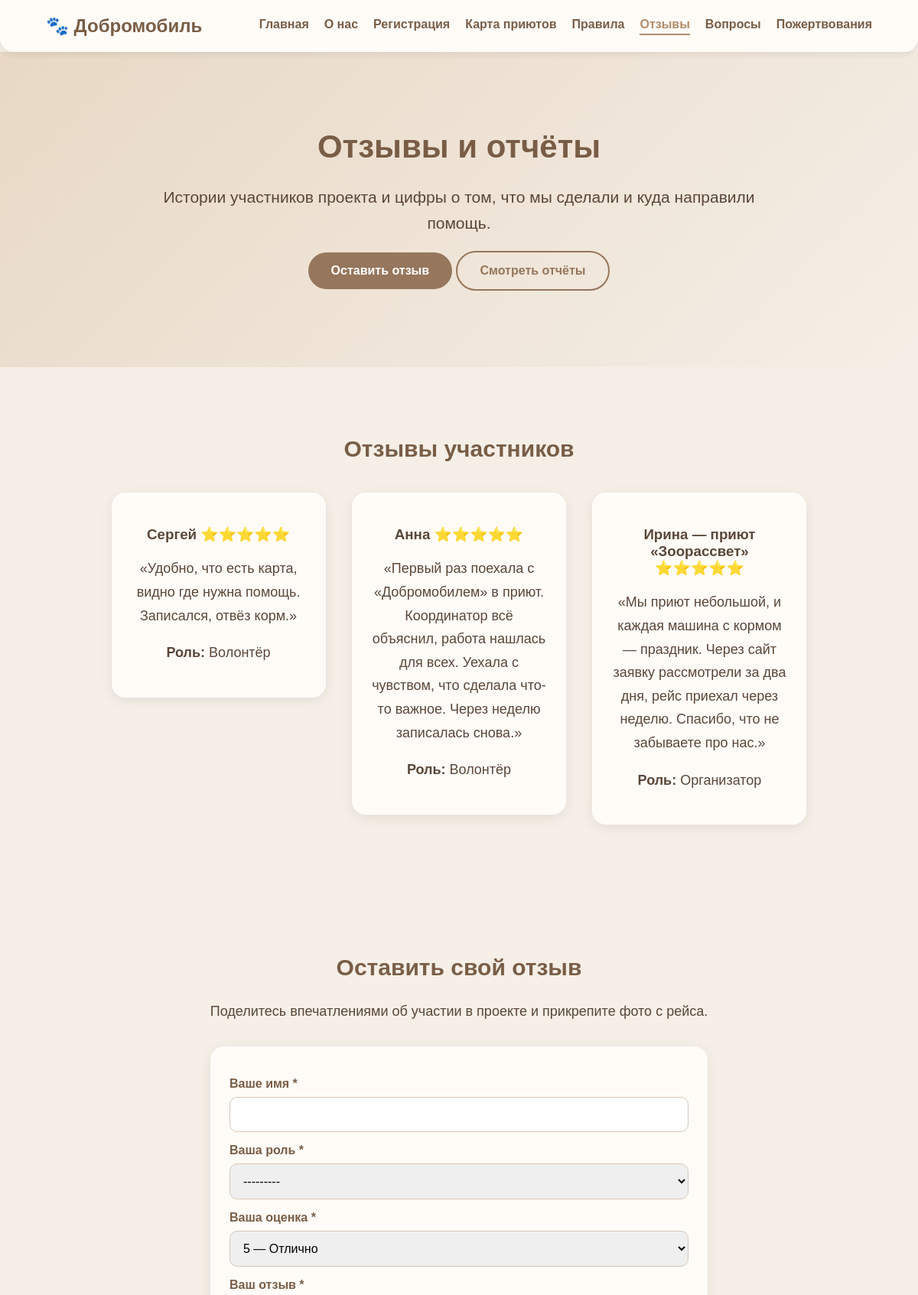
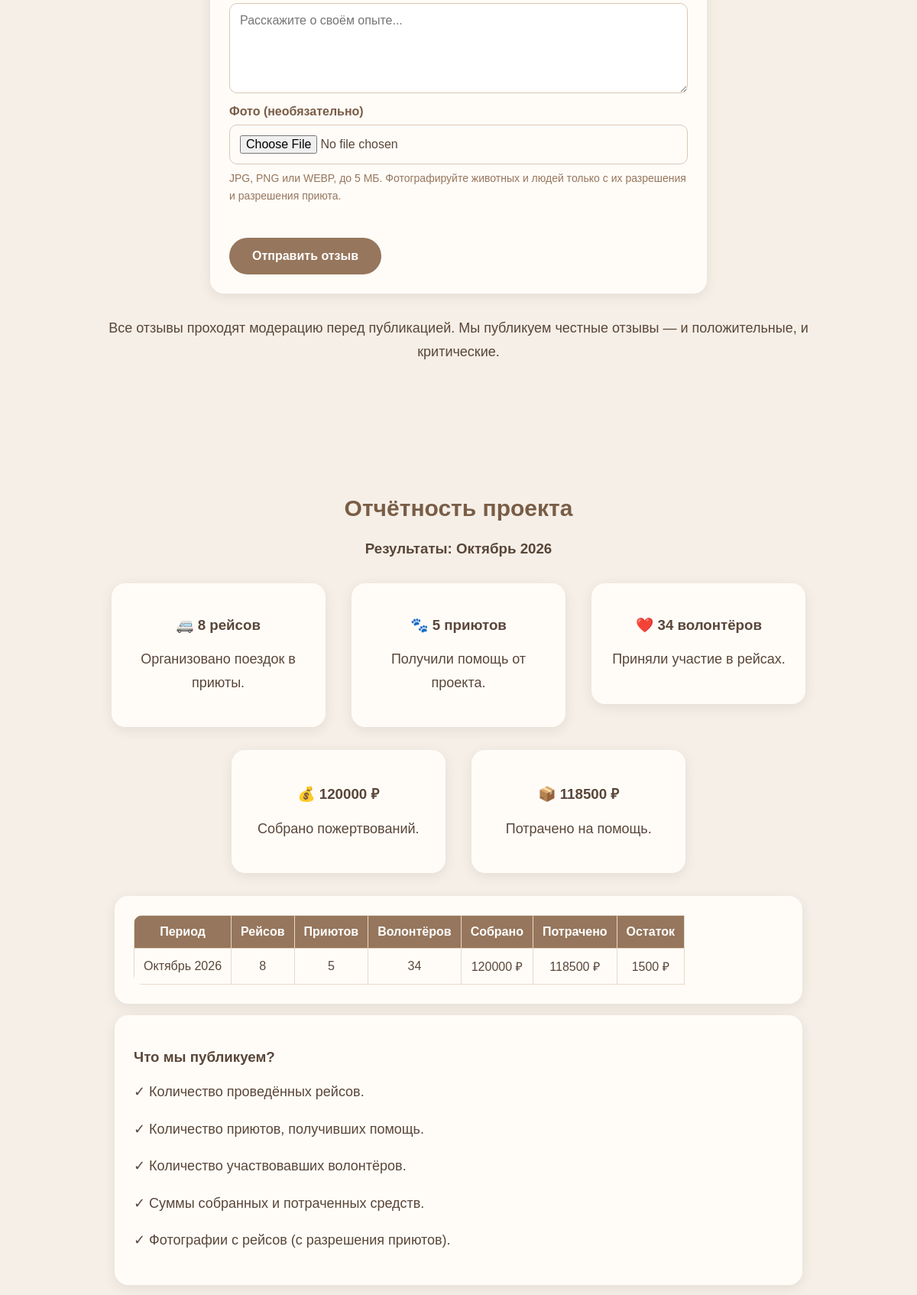
The app's page /reviews/ (upper part) with its own data (2 pictures, top to bottom).
### core/models.py (models this page shows, shortened)
class Review(models.Model):
    name = models.CharField('Имя', max_length=150)
    role = models.CharField('Роль', max_length=20, choices=Profile.ROLE_CHOICES)
    user = models.ForeignKey(
        User, on_delete=models.SET_NULL, null=True, blank=True,
        related_name='reviews', verbose_name='Пользователь'
    )
    text = models.TextField('Текст отзыва')
    rating = models.PositiveSmallIntegerField(
        'Оценка (1–5)', default=5, validators=[MinValueValidator(1), MaxValueValidator(5)]
    )
    photo = models.ImageField('Фото', upload_to='reviews/%Y/%m/', blank=True)
    is_published = models.BooleanField('Опубликован', default=False)
    created_at = models.DateTimeField('Создано', auto_now_add=True)
    class Meta:
        verbose_name = 'Отзыв'
        verbose_name_plural = 'Отзывы'
        ordering = ['-created_at']
    def stars(self):
        return '⭐' * self.rating

class MonthlyReport(models.Model):
    period = models.CharField('Период', max_length=50, help_text='Например: «Октябрь 2026»')
    period_start = models.DateField('Начало периода', help_text='Для сортировки')
    trips = models.PositiveIntegerField('Рейсов', default=0)
    shelters = models.PositiveIntegerField('Приютов', default=0)
    volunteers = models.PositiveIntegerField('Волонтёров', default=0)
    collected = models.PositiveIntegerField('Собрано, ₽', default=0)
    spent = models.PositiveIntegerField('Потрачено, ₽', default=0)
    comment = models.TextField('Комментарий', blank=True)
    is_published = models.BooleanField('Опубликован', default=True)
    class Meta:
        verbose_name = 'Отчёт'
        verbose_name_plural = 'Отчёты'
        ordering = ['-period_start']
    def balance(self):
        return self.collected - self.spent

### core/views.py (the view)
# urls.py: path('reviews/', views.reviews, name='reviews'),           # Отзывы + отчёты
def reviews(request):
    if request.method == 'POST':
        form = ReviewForm(request.POST, request.FILES)
        if form.is_valid():
            review = form.save(commit=False)
            review.user = request.user if request.user.is_authenticated else None
            review.is_published = False  # сначала модерация
            review.save()
            messages.success(request, 'Спасибо за отзыв! Он появится на сайте после проверки модератором.')
            return redirect('/reviews/#leave-review')
    else:
        initial = {}
        if request.user.is_authenticated:
            initial['name'] = request.user.first_name or request.user.username
            if get_role(request.user):
                initial['role'] = get_role(request.user)
        form = ReviewForm(initial=initial)
    reports_list = MonthlyReport.objects.filter(is_published=True)
    return render(request, 'core/reviews.html', {
        'reviews': Review.objects.filter(is_published=True)[:30],
        'form': form,
        'latest_report': reports_list.first(),
        'reports': reports_list,
        'photos': Review.objects.filter(is_published=True).exclude(photo='')[:8],
    })

### core/forms.py (shortened to what this page needs)
class ReviewForm(forms.ModelForm):
    class Meta:
        model = Review
        fields = ('name', 'role', 'rating', 'text', 'photo')
        labels = {'name': 'Ваше имя', 'role': 'Ваша роль', 'rating': 'Ваша оценка',
                  'text': 'Ваш отзыв', 'photo': 'Фото (необязательно)'}
        widgets = {
            'rating': forms.Select(choices=[(5, '5 — Отлично'), (4, '4 — Хорошо'), (3, '3 — Нормально'),
                                            (2, '2 — Плохо'), (1, '1 — Очень плохо')]),
            'text': forms.Textarea(attrs={'rows': 5, 'placeholder': 'Расскажите о своём опыте...'}),
            'photo': forms.ClearableFileInput(attrs={'accept': 'image/*'}),
        }

### core/context_processors.py (called while the page is built)
def site(request):
    match = getattr(request, 'resolver_match', None)
    name = match.url_name if match else ''
    return {
        'nav_tabs': NAV_TABS,
        'active_tab_name': ACTIVE_ALIASES.get(name, name),
        'org': settings.ORGANIZATION,
    }

### core/templates/core/reviews.html (shortened to what this page needs)
{% extends 'core/base.html' %}
{% block content %}
<section class="hero">
    <h1>Отзывы и отчёты</h1>
    <p>Истории участников проекта и цифры о том, что мы сделали и куда направили помощь.</p>
    <a href="#leave-review" class="button">Оставить отзыв</a>
    <a href="#reports" class="button secondary">Смотреть отчёты</a>
</section>
<section>
    <h2>Отзывы участников</h2>
    {% for r in reviews %}
        <div class="card">
            <h3>{{ r.name }} {{ r.stars }}</h3>
            <p>«{{ r.text|linebreaksbr }}»</p>
            <p><strong>Роль:</strong> {{ r.get_role_display }}</p>
        </div>
    {% empty %}
        <p>Отзывов пока нет — станьте первым!</p>
    {% endfor %}
</section>
<section id="leave-review">
    <h2>Оставить свой отзыв</h2>
    <p>Поделитесь впечатлениями об участии в проекте и прикрепите фото с рейса.</p>
    <form method="post" action="/reviews/#leave-review" enctype="multipart/form-data">
        <div class="card">
            {% include 'core/_field.html' with field=form.name %}
            {% include 'core/_field.html' with field=form.role %}
            {% include 'core/_field.html' with field=form.rating %}
            {% include 'core/_field.html' with field=form.text %}
            {% include 'core/_field.html' with field=form.photo %}
            <p class="hint">JPG, PNG или WEBP, до 5 МБ. Фотографируйте животных и людей только с их разрешения и разрешения приюта.</p>
            <button type="submit" class="button">Отправить отзыв</button>
        </div>
    </form>
    <p>Все отзывы проходят модерацию перед публикацией. Мы публикуем честные отзывы — и положительные, и критические.</p>
</section>
<section id="reports">
    <h2>Отчётность проекта</h2>
    {% if latest_report %}
        <h3>Результаты: {{ latest_report.period }}</h3>
        <div class="card">
            <h3>🚐 {{ latest_report.trips }} рейсов</h3>
            <p>Организовано поездок в приюты.</p>
        </div>
        <div class="card">
            <h3>🐾 {{ latest_report.shelters }} приютов</h3>
            <p>Получили помощь от проекта.</p>
        </div>
        <div class="card">
            <h3>❤️ {{ latest_report.volunteers }} волонтёров</h3>
            <p>Приняли участие в рейсах.</p>
        </div>
        <div class="card">
            <h3>💰 {{ latest_report.collected }} ₽</h3>
            <p>Собрано пожертвований.</p>
        </div>
        <div class="card">
            <h3>📦 {{ latest_report.spent }} ₽</h3>
            <p>Потрачено на помощь.</p>
        </div>
        <div class="card wide-card">
            <table>
                <thead>
                    <tr>
                        <th>Период</th><th>Рейсов</th><th>Приютов</th><th>Волонтёров</th>
                        <th>Собрано</th><th>Потрачено</th><th>Остаток</th>
                    </tr>
                </thead>
                <tbody>
                    {% for rep in reports %}
                        <tr>
                            <td>{{ rep.period }}</td><td>{{ rep.trips }}</td><td>{{ rep.shelters }}</td>
                            <td>{{ rep.volunteers }}</td><td>{{ rep.collected }} ₽</td><td>{{ rep.spent }} ₽</td>
                            <td>{{ rep.balance }} ₽</td>
                        </tr>
                    {% endfor %}
                </tbody>
            </table>
        </div>
    {% else %}
        <p>Отчёты появятся после завершения первого периода.</p>
    {% endif %}
    <div class="card wide-card">
        <h3>Что мы публикуем?</h3>
        <p>✓ Количество проведённых рейсов.</p>
        <p>✓ Количество приютов, получивших помощь.</p>
        <p>✓ Количество участвовавших волонтёров.</p>
        <p>✓ Суммы собранных и потраченных средств.</p>
        <p>✓ Фотографии с рейсов (с разрешения приютов).</p>
    </div>
</section>
{% endblock %}

### static/css/style.css (style rules this page uses)
* { box-sizing: border-box; }
body { margin: 0; font-family: Arial, sans-serif; background-color: #f4f7ef; color: #304536; }
.hero { text-align: center; padding: 100px 20px; background: linear-gradient(135deg, #e2edd9, #f4f7ef); }
.hero h1 { font-size: 42px; color: #356b45; max-width: 850px; margin: 0 auto 25px; }
.hero p { font-size: 21px; line-height: 1.6; }
.button { display: inline-block; background-color: #477d50; color: white; padding: 15px 30px; border-radius: 30px; text-decoration: none; margin-top: 20px; font-weight: bold; transition: transform 0.3s ease, background-color 0.3s ease; }
section { padding: 65px 8%; text-align: center; }
section h2 { color: #356b45; font-size: 30px; }
section p { font-size: 18px; line-height: 1.7; }
.card { display: inline-block; background: white; width: 280px; max-width: 100%; padding: 25px; margin: 15px; border-radius: 18px; box-shadow: 0 4px 15px rgba(0,0,0,0.08); vertical-align: top; }
html { scroll-behavior: smooth; }
.card { transition: transform 0.3s ease, box-shadow 0.3s ease; }
form { max-width: 650px; margin: 30px auto; }
form .card { display: block; width: 100%; margin: 0 auto; text-align: left; }
input, textarea, select { display: block; width: 100%; padding: 13px; margin-bottom: 15px; border: 1px solid #cbd8c5; border-radius: 10px; font-size: 16px; font-family: Arial, sans-serif; }
textarea { resize: vertical; }
table { border-radius: 12px; overflow: hidden; }
th { background: #477d50; color: white; }
td, th { border: 1px solid #e0e8dc; text-align: center; }
table { width: 100%; border-collapse: collapse; display: block; overflow-x: auto; }
th, td { padding: 12px; }
.hero p { max-width: 850px; margin: 0 auto; }
section { max-width: 1200px; margin-left: auto; margin-right: auto; }
body { background-color: #F5EFE7; color: #594638; }
.hero { background: linear-gradient(135deg, #E8D8C5, #F5EFE7); }
.hero h1, section h2 { color: #795D46; }
.button { background-color: #96765C; color: white; }
.card { background-color: #FFFCF8; box-shadow: 0 4px 15px rgba(89, 70, 56, 0.10); }
input, textarea, select { border-color: #D9C7B4; }
th { background-color: #96765C; }
td, th { border-color: #E8D8C5; }
button.button { border: none; cursor: pointer; font-size: 16px; font-family: inherit; }
.button.secondary { background-color: transparent; color: #96765C; border: 2px solid #96765C; }
.hint { font-size: 14px; color: #96765C; margin: -8px 0 12px; }
.wide-card { display: block; width: 100%; max-width: 900px; margin: 15px auto; text-align: left; }

### records on screen
Review: name "Сергей", stars "⭐⭐⭐⭐⭐", text "Удобно, что есть карта, видно где нужна помощь. Записался, отвёз корм.", role "Волонтёр"
Review: name "Анна", stars "⭐⭐⭐⭐⭐", text "Первый раз поехала с «Добромобилем» в приют. Координатор всё объяснил, работа нашлась для всех. Уехала с чувством, что сделала что-то важное. Через неделю записалась снова.", role "Волонтёр"
Review: name "Ирина — приют «Зоорассвет»", stars "⭐⭐⭐⭐⭐", text "Мы приют небольшой, и каждая машина с кормом — праздник. Через сайт заявку рассмотрели за два дня, рейс приехал через неделю. Спасибо, что не забываете про нас.", role "Организатор"
MonthlyReport: period "Октябрь 2026", trips "8", shelters "5", volunteers "34", collected "120000", spent "118500", balance "1500"

### other values on screen
{{ label }} "Главная" "О нас" "Регистрация" "Карта приютов" "Правила" "Отзывы" "Вопросы" "Пожертвования"
{{ field.label }} "Ваше имя Ваша роль Ваша оценка Ваш отзыв Фото (необязательно)"
